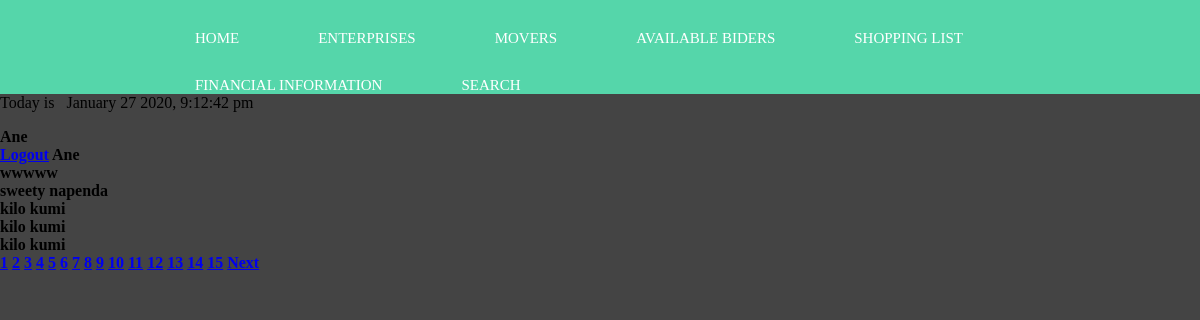
Page /pagination.php (signed in) on the committed database.
### tables this page shows
CREATE TABLE `users` (
  `id` int(11) NOT NULL,
  `name` varchar(20) NOT NULL,
  `email` varchar(20) NOT NULL,
  `password` varchar(40) NOT NULL
);

### pagination.php (the view, shortened to what this page needs)
<?php
include 'Navbar.php';
include 'session.php';
if(!isset($_SESSION['name'])){
	echo "Access denied";
}else{
$con = mysqli_connect("localhost", "root" ,"") or die ("We were unable to connect you");
mysqli_select_db($con,"mapro");
$per_page=6;
$pages_query = mysqli_query($con," SELECT * FROM USERS ");
$pages = ceil(mysqli_num_rows($pages_query)/$per_page);
$page = (isset($_GET ['page'])) ? (int)$_GET['page']:1;
$start= $page<1? 1:($page -  1)*($per_page);
$query = mysqli_query($con,"SELECT * FROM users LIMIT $start,$per_page");
while ($query_row = mysqli_fetch_assoc($query)){
	echo $query_row['name']."<br/>";
}
$next= $page+1;
if ($pages >=1){
for ($x=1;$x<=$pages;$x++){
	echo ($x==$page) ? '<b><a href="?page='.$x.'">'.$x. '</a></b>':'<a href="?page='.$x.'">'.$x. '</a>';
}
}
if($page<$pages){
echo "<a href= 'pagination.php?page=$next'>Next</a>";
}
}
?>

### Navbar.css (style rules this page uses)
body { margin: 0; background-color: #444; font-family: 'work sans' san-serif; font-weight: 300; }

### rows in the picture
users: name "wwwww"
users: name "sweety napenda"
users: name "kilo kumi"
users: name "kilo kumi"
users: name "kilo kumi"

### other values in the picture
$_SESSION['name'] "Ane"
